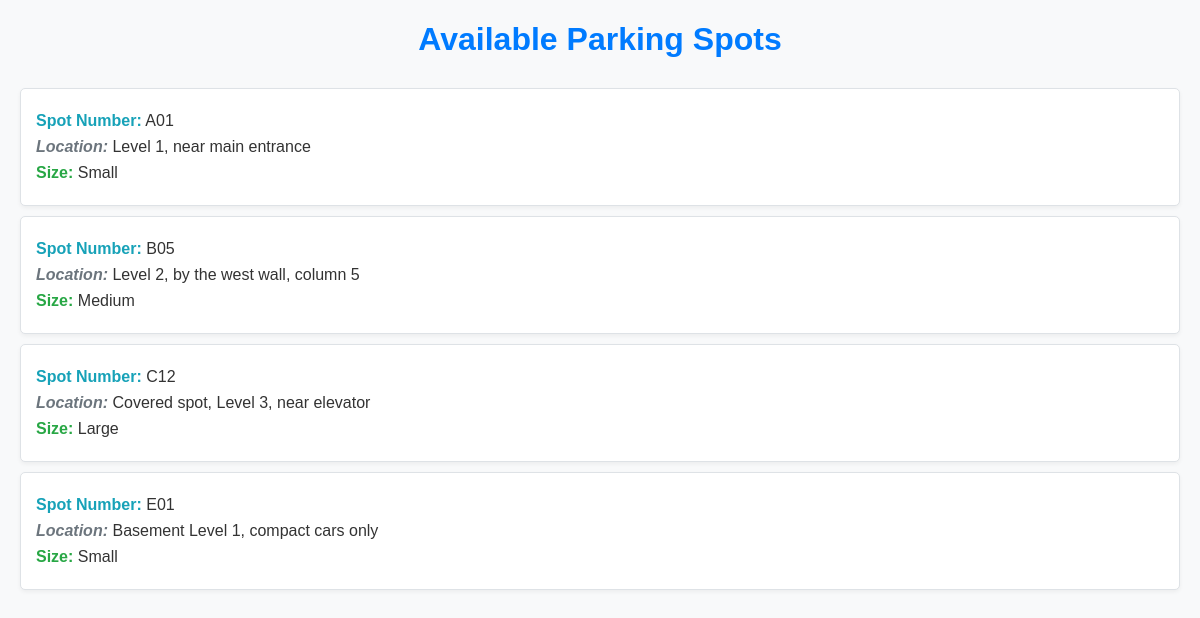
The page /parking/available-spots/ on the database its author committed.
### parking/models.py (models this page shows, shortened)
class ParkingSpot(models.Model):
    SPOT_SIZE_CHOICES = [
        ('S', 'Small'),
        ('M', 'Medium'),
        ('L', 'Large'),
    ]
    spot_number = models.CharField(max_length=10, primary_key=True, help_text="Unique identifier for the parking spot (e.g., A101)")
    location_description = models.TextField(help_text="Description of the spot's location (e.g., Level 2, near elevator)")
    size = models.CharField(
        max_length=1,
        choices=SPOT_SIZE_CHOICES,
        default='M',
        help_text="Size of the parking spot"
    )
    is_available = models.BooleanField(default=True, help_text="Is the spot currently available?")
    created_at = models.DateTimeField(auto_now_add=True)
    updated_at = models.DateTimeField(auto_now=True)
    class Meta:
        ordering = ['spot_number']

### parking/views.py (the view)
# urls.py: path('available-spots/', views.available_spots_list, name='available_spots_list'),
def available_spots_list(request):
    available_spots = ParkingSpot.objects.filter(is_available=True).order_by('spot_number')
    context = {
        'available_spots': available_spots,
        'page_title': 'Available Parking Spots'
    }
    return render(request, 'parking/available_spots_list.html', context)

### parking/templates/parking/available_spots_list.html (shortened to what this page needs)
{% load static %}
<!DOCTYPE html>
<html lang="en">
<head>
    <link rel="stylesheet" href="{% static 'parking/style.css' %}">
</head>
<body>
    <h1>{{ page_title|default:"Available Parking Spots" }}</h1>
    {% if available_spots %}
        <ul>
            {% for spot in available_spots %}
                <li>
                    <p><span class="label spot-id">Spot Number:</span> {{ spot.spot_number }}</p>
                    <p><span class="label location">Location:</span> {{ spot.location_description }}</p>
                    <p><span class="label size">Size:</span> {{ spot.get_size_display }}</p>
                </li>
            {% endfor %}
        </ul>
    {% else %}
        <p class="no-spots">No parking spots are currently available.</p>
    {% endif %}
</body>
</html>

### parking/static/parking/style.css (style rules this page uses)
body { font-family: Arial, sans-serif; margin: 20px; background-color: #f8f9fa; color: #333; }
h1 { color: #007bff; text-align: center; margin-bottom: 30px; }
ul { list-style-type: none; padding: 0; }
li { background-color: #ffffff; border: 1px solid #dee2e6; margin-bottom: 10px; padding: 15px; border-radius: 5px; box-shadow: 0 2px 4px rgba(0, 0, 0, 0.05); }
li p { margin: 8px 0; }
.spot-id { font-weight: bold; color: #17a2b8; }
.location { font-style: italic; color: #6c757d; }
.size { color: #28a745; font-weight: 500; }
.label { font-weight: bold; }

### rows shown on the page
ParkingSpot: spot_number "A01", location_description "Level 1, near main entrance", size "Small"
ParkingSpot: spot_number "B05", location_description "Level 2, by the west wall, column 5", size "Medium"
ParkingSpot: spot_number "C12", location_description "Covered spot, Level 3, near elevator", size "Large"
ParkingSpot: spot_number "E01", location_description "Basement Level 1, compact cars only", size "Small"

### other values the page prints
{{ page_title|default:"Available Parking Spots" }} "Available Parking Spots"
